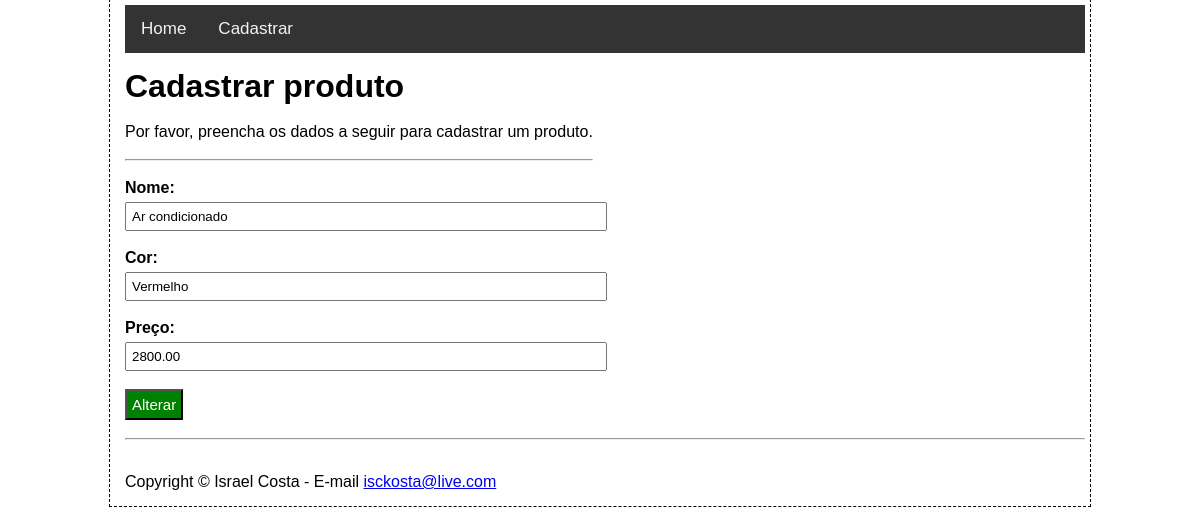
/editar.php?id=79&p=47, run on the app's committed database.
### tables this page shows
CREATE TABLE `products`  (
  `id` int NOT NULL AUTO_INCREMENT,
  `name` varchar(150) NULL DEFAULT NULL,
  `color` varchar(20) NULL DEFAULT NULL,
  `price_id` int NULL DEFAULT NULL,
  PRIMARY KEY (`id`) USING BTREE,
  INDEX `FK_product_price`(`price_id` ASC) USING BTREE,
  CONSTRAINT `FK_product_price` FOREIGN KEY (`price_id`) REFERENCES `price` (`id`) ON DELETE RESTRICT ON UPDATE RESTRICT
);

CREATE TABLE `price`  (
  `id` int NOT NULL AUTO_INCREMENT,
  `price` decimal(10, 2) NULL DEFAULT NULL,
  PRIMARY KEY (`id`) USING BTREE
);

### dao/ProductDAOMySQL.php (called while the page is built, shortened)
<?php
    require "models/Product.php";
    require "models/Price.php";
    class ProductDAOMySQL implements ProductDAOInterfaceAlias
    {
        private PDO $pdo;
        public function __construct(PDO $pdo)
        {
            $this->pdo = $pdo;
        }
        public function findById($id): Product|bool
        {
            $sql = $this->pdo->prepare("SELECT
                    products.id as product_id,
                    products.NAME as product_name,
                    products.color as product_color,
                    products.price_id as product_price,
                    price.id as price_id,
                    price.price as price
                FROM
                    products
                    INNER JOIN price ON price.id = products.price_id WHERE products.id = :id");
            $sql->bindValue(":id", $id);
            $sql->execute();
            if ($sql->rowCount() > 0) {
                $data = $sql->fetch();
                $product = new Product();
                $price = new Price();
                $price->setId($data['price_id']);
                $price->setPrice($data['price']);
                $product->setId($data['product_id']);
                $product->setName($data['product_name']);
                $product->setColor($data['product_color']);
                $product->setPrice($price);
                return $product;
            } else {
                return false;
            }
        }
    }

### models/Product.php (called while the page is built, shortened)
<?php
    class Product
    {
        private string $name;
        private string $color;
        private Price $price;
        public function getName(): string
        {
            return $this->name;
        }
        public function setName(string $name): void
        {
            $this->name = ucfirst($name);
        }
        public function getColor(): string
        {
            return $this->color;
        }
        public function setColor(string $color): void
        {
            $this->color = ucfirst($color);
        }
        public function getPrice(): Price
        {
            return $this->price;
        }
        public function setPrice(Price $price): void
        {
            $this->price = $price;
        }
    }

### models/Price.php (called while the page is built, shortened)
<?php
    class Price
    {
        public string $price;
        public function getPrice(): string
        {
            return $this->price;
        }
        public function setPrice(string $price): void
        {
            $this->price = $price;
        }
    }

### editar.php (the view, shortened to what this page needs)
<?php
    require "config.php";
    require "dao/ProductDAOMySQL.php";
    if (!empty($pdo)) $productDao = new ProductDAOMySQL($pdo);
    $product = false;
    $inputGetProduct = filter_input(INPUT_GET, "id");
    $inputGetPrice = filter_input(INPUT_GET, "p");
    if ($inputGetProduct && $inputGetPrice) {
        if (!empty($productDao)) $product = $productDao->findById($inputGetProduct);
    }
?>
<?php require "partials/header.php" ?>
<form method="POST" action="editar_action.php">
        <h1>Cadastrar produto</h1>
        <br>
        <p>Por favor, preencha os dados a seguir para cadastrar um produto.</p>
        <br>
        <hr>
        <br>
        <div class="input">
            <label for="name"><b>Nome: </b></label>
            <input class="inputText" type="text" placeholder="Nome do produto" name="name" id="name" value="<?= $product->getName() ?>"
                   required>
        </div>
        <br>
       <div class="input">
            <label for="color"><b>Cor: </b></label>
            <input class="inputText" type="text" placeholder="Digite a cor do produto" name="color" id="color" readonly
                   value="<?= $product->getColor() ?>" required>
       </div>
        <br>
        <div class="input">
            <label for="price"><b>Preço: </b></label>
            <input class="inputText" type="text" placeholder="Digite o preço do produto" name="price" id="price"
                   value="<?= $product->getPrice()->getPrice() ?>" required>
       </div>
        <br>
        <button type="submit" class="registerbtn">Alterar</button>
    </form>
    <br>
    <hr>
    <br>
<?php require "partials/footer.php" ?>

### assets/style.css (style rules this page uses)
* { margin: 0; padding: 0; }
.inputText { padding: 5px 5px 5px 5px; width: 100%; }
.registerbtn { background-color: green; color: white; padding: 5px 5px 5px 5px; font-size: 15px; }
form { display: table; }
p { display: table-row; }
label { display: table-cell; }
.inputText { margin-top: 5px; display: table-cell; }

### data on the page
products: name "Ar condicionado", color "Vermelho", price "2800.00"
